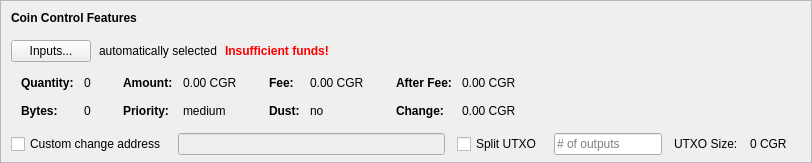
    <widget class="QFrame" name="frameCoinControl">
     <property name="sizePolicy">
      <sizepolicy hsizetype="Expanding" vsizetype="Expanding">
       <horstretch>0</horstretch>
       <verstretch>0</verstretch>
      </sizepolicy>
     </property>
     <property name="maximumSize">
      <size>
       <width>16777215</width>
       <height>16777215</height>
      </size>
     </property>
     <property name="frameShape">
      <enum>QFrame::StyledPanel</enum>
     </property>
     <property name="frameShadow">
      <enum>QFrame::Sunken</enum>
     </property>
     <layout class="QVBoxLayout" name="verticalLayoutCoinControl2">
      <property name="spacing">
       <number>0</number>
      </property>
      <property name="leftMargin">
       <number>0</number>
      </property>
      <property name="topMargin">
       <number>0</number>
      </property>
      <property name="rightMargin">
       <number>0</number>
      </property>
      <property name="bottomMargin">
       <number>6</number>
      </property>
      <item>
       <layout class="QVBoxLayout" name="verticalLayoutCoinControl" stretch="0,0,0,0,1">
        <property name="spacing">
         <number>0</number>
        </property>
        <property name="leftMargin">
         <number>10</number>
        </property>
        <property name="topMargin">
         <number>10</number>
        </property>
        <item>
         <layout class="QHBoxLayout" name="horizontalLayoutCoinControl1">
          <property name="bottomMargin">
           <number>15</number>
          </property>
          <item>
           <widget class="QLabel" name="labelCoinControlFeatures">
            <property name="sizePolicy">
             <sizepolicy hsizetype="Preferred" vsizetype="Maximum">
              <horstretch>0</horstretch>
              <verstretch>0</verstretch>
             </sizepolicy>
            </property>
            <property name="font">
             <font>
              <weight>75</weight>
              <bold>true</bold>
             </font>
            </property>
            <property name="styleSheet">
             <string notr="true">font-weight:bold;</string>
            </property>
            <property name="text">
             <string>Coin Control Features</string>
            </property>
           </widget>
          </item>
         </layout>
        </item>
        <item>
         <layout class="QHBoxLayout" name="horizontalLayoutCoinControl2" stretch="0,0,0,0">
          <property name="spacing">
           <number>8</number>
          </property>
          <property name="bottomMargin">
           <number>10</number>
          </property>
          <item>
           <widget class="QPushButton" name="pushButtonCoinControl">
            <property name="styleSheet">
             <string notr="true"/>
            </property>
            <property name="text">
             <string>Inputs...</string>
            </property>
            <property name="autoDefault">
             <bool>false</bool>
            </property>
           </widget>
          </item>
          <item>
           <widget class="QLabel" name="labelCoinControlAutomaticallySelected">
            <property name="text">
             <string>automatically selected</string>
            </property>
            <property name="margin">
             <number>5</number>
            </property>
           </widget>
          </item>
          <item>
           <widget class="QLabel" name="labelCoinControlInsuffFunds">
            <property name="font">
             <font>
              <weight>75</weight>
              <bold>true</bold>
             </font>
            </property>
            <property name="styleSheet">
             <string notr="true">color:red;font-weight:bold;</string>
            </property>
            <property name="text">
             <string>Insufficient funds!</string>
            </property>
            <property name="margin">
             <number>5</number>
            </property>
           </widget>
          </item>
          <item>
           <spacer name="horizontalSpacerCoinControl">
            <property name="orientation">
             <enum>Qt::Horizontal</enum>
            </property>
            <property name="sizeHint" stdset="0">
             <size>
              <width>40</width>
              <height>1</height>
             </size>
            </property>
           </spacer>
          </item>
         </layout>
        </item>
        <item>
         <widget class="QWidget" name="widgetCoinControl" native="true">
          <property name="sizePolicy">
           <sizepolicy hsizetype="Preferred" vsizetype="Preferred">
            <horstretch>0</horstretch>
            <verstretch>0</verstretch>
           </sizepolicy>
          </property>
          <property name="minimumSize">
           <size>
            <width>0</width>
            <height>0</height>
           </size>
          </property>
          <property name="styleSheet">
           <string notr="true"/>
          </property>
          <layout class="QHBoxLayout" name="horizontalLayoutCoinControl5">
           <property name="leftMargin">
            <number>0</number>
           </property>
           <property name="topMargin">
            <number>0</number>
           </property>
           <property name="rightMargin">
            <number>0</number>
           </property>
           <property name="bottomMargin">
            <number>0</number>
           </property>
           <item>
            <layout class="QHBoxLayout" name="horizontalLayoutCoinControl3" stretch="0,0,0,1">
             <property name="spacing">
              <number>20</number>
             </property>
             <property name="topMargin">
              <number>0</number>
             </property>
             <property name="bottomMargin">
              <number>10</number>
             </property>
             <item>
              <layout class="QFormLayout" name="formLayoutCoinControl1">
               <property name="horizontalSpacing">
                <number>10</number>
               </property>
               <property name="verticalSpacing">
                <number>14</number>
               </property>
               <property name="leftMargin">
                <number>10</number>
               </property>
               <property name="topMargin">
                <number>4</number>
               </property>
               <property name="rightMargin">
                <number>6</number>
               </property>
               <item row="0" column="0">
                <widget class="QLabel" name="labelCoinControlQuantityText">
                 <property name="font">
                  <font>
                   <weight>75</weight>
                   <bold>true</bold>
                  </font>
                 </property>
                 <property name="text">
                  <string>Quantity:</string>
                 </property>
                 <property name="margin">
                  <number>0</number>
                 </property>
                </widget>
               </item>
               <item row="0" column="1">
                <widget class="QLabel" name="labelCoinControlQuantity">
                 <property name="cursor">
                  <cursorShape>IBeamCursor</cursorShape>
                 </property>
                 <property name="contextMenuPolicy">
                  <enum>Qt::ActionsContextMenu</enum>
                 </property>
                 <property name="text">
                  <string notr="true">0</string>
                 </property>
                 <property name="margin">
                  <number>0</number>
                 </property>
                 <property name="textInteractionFlags">
                  <set>Qt::LinksAccessibleByMouse|Qt::TextSelectableByKeyboard|Qt::TextSelectableByMouse</set>
                 </property>
                </widget>
               </item>
               <item row="1" column="0">
                <widget class="QLabel" name="labelCoinControlBytesText">
                 <property name="font">
                  <font>
                   <weight>75</weight>
                   <bold>true</bold>
                  </font>
                 </property>
                 <property name="text">
                  <string>Bytes:</string>
                 </property>
                </widget>
               </item>
               <item row="1" column="1">
                <widget class="QLabel" name="labelCoinControlBytes">
                 <property name="cursor">
                  <cursorShape>IBeamCursor</cursorShape>
                 </property>
                 <property name="contextMenuPolicy">
                  <enum>Qt::ActionsContextMenu</enum>
                 </property>
                 <property name="text">
                  <string notr="true">0</string>
                 </property>
                 <property name="textInteractionFlags">
                  <set>Qt::LinksAccessibleByMouse|Qt::TextSelectableByKeyboard|Qt::TextSelectableByMouse</set>
                 </property>
                </widget>
               </item>
              </layout>
             </item>
             <item>
              <layout class="QFormLayout" name="formLayoutCoinControl2">
               <property name="horizontalSpacing">
                <number>10</number>
               </property>
               <property name="verticalSpacing">
                <number>14</number>
               </property>
               <property name="leftMargin">
                <number>6</number>
               </property>
               <property name="topMargin">
                <number>4</number>
               </property>
               <property name="rightMargin">
                <number>6</number>
               </property>
               <item row="0" column="0">
                <widget class="QLabel" name="labelCoinControlAmountText">
                 <property name="font">
                  <font>
                   <weight>75</weight>
                   <bold>true</bold>
                  </font>
                 </property>
                 <property name="text">
                  <string>Amount:</string>
                 </property>
                 <property name="margin">
                  <number>0</number>
                 </property>
                </widget>
               </item>
               <item row="0" column="1">
                <widget class="QLabel" name="labelCoinControlAmount">
                 <property name="cursor">
                  <cursorShape>IBeamCursor</cursorShape>
                 </property>
                 <property name="contextMenuPolicy">
                  <enum>Qt::ActionsContextMenu</enum>
                 </property>
                 <property name="text">
                  <string notr="true">0.00 CGR</string>
                 </property>
                 <property name="textInteractionFlags">
                  <set>Qt::LinksAccessibleByMouse|Qt::TextSelectableByKeyboard|Qt::TextSelectableByMouse</set>
                 </property>
                </widget>
               </item>
               <item row="1" column="0">
                <widget class="QLabel" name="labelCoinControlPriorityText">
                 <property name="font">
                  <font>
                   <weight>75</weight>
                   <bold>true</bold>
                  </font>
                 </property>
                 <property name="text">
                  <string>Priority:</string>
                 </property>
                </widget>
               </item>
               <item row="1" column="1">
                <widget class="QLabel" name="labelCoinControlPriority">
                 <property name="cursor">
                  <cursorShape>IBeamCursor</cursorShape>
                 </property>
                 <property name="contextMenuPolicy">
                  <enum>Qt::ActionsContextMenu</enum>
                 </property>
                 <property name="text">
                  <string>medium</string>
                 </property>
                 <property name="textInteractionFlags">
                  <set>Qt::LinksAccessibleByMouse|Qt::TextSelectableByKeyboard|Qt::TextSelectableByMouse</set>
                 </property>
                </widget>
               </item>
              </layout>
             </item>
             <item>
              <layout class="QFormLayout" name="formLayoutCoinControl3">
               <property name="horizontalSpacing">
                <number>10</number>
               </property>
               <property name="verticalSpacing">
                <number>14</number>
               </property>
               <property name="leftMargin">
                <number>6</number>
               </property>
               <property name="topMargin">
                <number>4</number>
               </property>
               <property name="rightMargin">
                <number>6</number>
               </property>
               <item row="0" column="0">
                <widget class="QLabel" name="labelCoinControlFeeText">
                 <property name="font">
                  <font>
                   <weight>75</weight>
                   <bold>true</bold>
                  </font>
                 </property>
                 <property name="text">
                  <string>Fee:</string>
                 </property>
                 <property name="margin">
                  <number>0</number>
                 </property>
                </widget>
               </item>
               <item row="0" column="1">
                <widget class="QLabel" name="labelCoinControlFee">
                 <property name="cursor">
                  <cursorShape>IBeamCursor</cursorShape>
                 </property>
                 <property name="contextMenuPolicy">
                  <enum>Qt::ActionsContextMenu</enum>
                 </property>
                 <property name="text">
                  <string notr="true">0.00 CGR</string>
                 </property>
                 <property name="textInteractionFlags">
                  <set>Qt::LinksAccessibleByMouse|Qt::TextSelectableByKeyboard|Qt::TextSelectableByMouse</set>
                 </property>
                </widget>
               </item>
               <item row="1" column="0">
                <widget class="QLabel" name="labelCoinControlLowOutputText">
                 <property name="font">
                  <font>
                   <weight>75</weight>
                   <bold>true</bold>
                  </font>
                 </property>
                 <property name="text">
                  <string>Dust:</string>
                 </property>
                </widget>
               </item>
               <item row="1" column="1">
                <widget class="QLabel" name="labelCoinControlLowOutput">
                 <property name="cursor">
                  <cursorShape>IBeamCursor</cursorShape>
                 </property>
                 <property name="contextMenuPolicy">
                  <enum>Qt::ActionsContextMenu</enum>
                 </property>
                 <property name="text">
                  <string>no</string>
                 </property>
                 <property name="textInteractionFlags">
                  <set>Qt::LinksAccessibleByMouse|Qt::TextSelectableByKeyboard|Qt::TextSelectableByMouse</set>
                 </property>
                </widget>
               </item>
              </layout>
             </item>
             <item>
              <layout class="QFormLayout" name="formLayoutCoinControl4">
               <property name="horizontalSpacing">
                <number>10</number>
               </property>
               <property name="verticalSpacing">
                <number>14</number>
               </property>
               <property name="leftMargin">
                <number>6</number>
               </property>
               <property name="topMargin">
                <number>4</number>
               </property>
               <property name="rightMargin">
                <number>6</number>
               </property>
               <item row="0" column="0">
                <widget class="QLabel" name="labelCoinControlAfterFeeText">
                 <property name="font">
                  <font>
                   <weight>75</weight>
                   <bold>true</bold>
                  </font>
                 </property>
                 <property name="text">
                  <string>After Fee:</string>
                 </property>
                 <property name="margin">
                  <number>0</number>
                 </property>
                </widget>
               </item>
               <item row="0" column="1">
                <widget class="QLabel" name="labelCoinControlAfterFee">
                 <property name="cursor">
                  <cursorShape>IBeamCursor</cursorShape>
                 </property>
                 <property name="contextMenuPolicy">
                  <enum>Qt::ActionsContextMenu</enum>
                 </property>
                 <property name="text">
                  <string notr="true">0.00 CGR</string>
                 </property>
                 <property name="textInteractionFlags">
                  <set>Qt::LinksAccessibleByMouse|Qt::TextSelectableByKeyboard|Qt::TextSelectableByMouse</set>
                 </property>
                </widget>
               </item>
               <item row="1" column="0">
                <widget class="QLabel" name="labelCoinControlChangeText">
                 <property name="font">
                  <font>
                   <weight>75</weight>
                   <bold>true</bold>
                  </font>
                 </property>
                 <property name="text">
                  <string>Change:</string>
                 </property>
                </widget>
               </item>
               <item row="1" column="1">
                <widget class="QLabel" name="labelCoinControlChange">
                 <property name="cursor">
                  <cursorShape>IBeamCursor</cursorShape>
                 </property>
                 <property name="contextMenuPolicy">
                  <enum>Qt::ActionsContextMenu</enum>
                 </property>
                 <property name="text">
                  <string notr="true">0.00 CGR</string>
                 </property>
                 <property name="textInteractionFlags">
                  <set>Qt::LinksAccessibleByMouse|Qt::TextSelectableByKeyboard|Qt::TextSelectableByMouse</set>
                 </property>
                </widget>
               </item>
              </layout>
             </item>
            </layout>
           </item>
          </layout>
         </widget>
        </item>
        <item>
         <layout class="QHBoxLayout" name="horizontalLayoutCoinControl4" stretch="0,0,0,0,0,0,0">
          <property name="spacing">
           <number>12</number>
          </property>
          <property name="sizeConstraint">
           <enum>QLayout::SetDefaultConstraint</enum>
          </property>
          <property name="topMargin">
           <number>5</number>
          </property>
          <property name="rightMargin">
           <number>5</number>
          </property>
          <item>
           <widget class="QCheckBox" name="checkBoxCoinControlChange">
            <property name="toolTip">
             <string>If this is activated, but the change address is empty or invalid, change will be sent to a newly generated address.</string>
            </property>
            <property name="text">
             <string>Custom change address</string>
            </property>
           </widget>
          </item>
          <item>
           <widget class="QValidatedLineEdit" name="lineEditCoinControlChange">
            <property name="enabled">
             <bool>false</bool>
            </property>
            <property name="sizePolicy">
             <sizepolicy hsizetype="Expanding" vsizetype="Fixed">
              <horstretch>0</horstretch>
              <verstretch>0</verstretch>
             </sizepolicy>
            </property>
           </widget>
          </item>
          <item>
           <widget class="QCheckBox" name="splitBlockCheckBox">
            <property name="text">
             <string>Split UTXO</string>
            </property>
           </widget>
          </item>
          <item>
           <widget class="QLineEdit" name="splitBlockLineEdit">
            <property name="sizePolicy">
             <sizepolicy hsizetype="Fixed" vsizetype="Fixed">
              <horstretch>50</horstretch>
              <verstretch>0</verstretch>
             </sizepolicy>
            </property>
            <property name="placeholderText">
             <string># of outputs</string>
            </property>
           </widget>
          </item>
          <item>
           <widget class="QLabel" name="labelBlockSizeText">
            <property name="text">
             <string>UTXO Size:</string>
            </property>
           </widget>
          </item>
          <item>
           <widget class="QLabel" name="labelBlockSize">
            <property name="text">
             <string>0 CGR</string>
            </property>
           </widget>
          </item>
          <item>
           <widget class="QLabel" name="labelCoinControlChangeLabel">
            <property name="sizePolicy">
             <sizepolicy hsizetype="Preferred" vsizetype="Expanding">
              <horstretch>0</horstretch>
              <verstretch>0</verstretch>
             </sizepolicy>
            </property>
            <property name="minimumSize">
             <size>
              <width>0</width>
              <height>0</height>
             </size>
            </property>
            <property name="text">
             <string/>
            </property>
            <property name="margin">
             <number>3</number>
            </property>
           </widget>
          </item>
         </layout>
        </item>
        <item>
         <spacer name="verticalSpacerCoinControl">
          <property name="orientation">
           <enum>Qt::Vertical</enum>
          </property>
          <property name="sizeHint" stdset="0">
           <size>
            <width>800</width>
            <height>1</height>
           </size>
          </property>
         </spacer>
        </item>
       </layout>
      </item>
     </layout>
    </widget>
